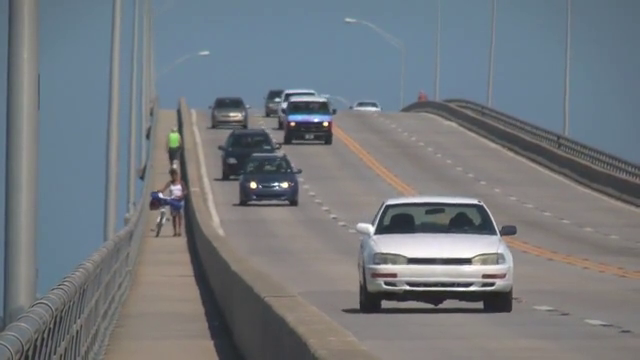
#> input picture frame 91 of Files/slow_traffic_small.mp4, 640 x 360 px, given in place of vtest.avi, which was not available
$ python Exercicio12.1BGS_FD.py
#> lines starting #> are read from the running program, lines starting #| are printed output that depends on the picture; after the words box and inside, x2 and y2 are one past the last pixel; in counts of white or black regions, pixels touching at a corner belong together; pictures that were not available may be replaced by others from this repository, and a replacement may not be noted
import os
import cv2
import numpy as np
import time

use_cam = False
folder ="Files"
file = "vtest.avi"

if use_cam:
    cap = cv2.VideoCapture()
else:
    cap = cv2.VideoCapture(os.path.join(folder, file))

if not(cap.isOpened()):
    cap.open(0)
ret, frame = cap.read()
#> frame is the input picture: shape (360, 640, 3); mean B, G, R 126.6, 121.2, 115.7

if use_cam:
    frame_mirror = frame[:, ::-1, :]
else:
    frame_mirror = frame

previous_frame = cv2.cvtColor(frame_mirror, cv2.COLOR_BGR2GRAY)
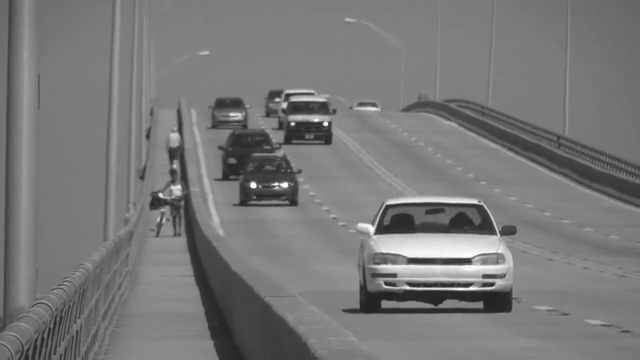
#> previous_frame: shape (360, 640); min 30, max 255, mean 120.1
threshold = 10
before = 0

def on_trackbar_threshold(val):
    global threshold
    threshold = val


cv2.namedWindow("Image")
cv2.createTrackbar("Threshold",
                   "Image",
                   threshold,
                   255,
                   on_trackbar_threshold)

while True:
    now = time.time()

    if now != before:
        fps = 1/ (now - before)
    else:
        fps = np.inf
    before = now

    ret, frame = cap.read()
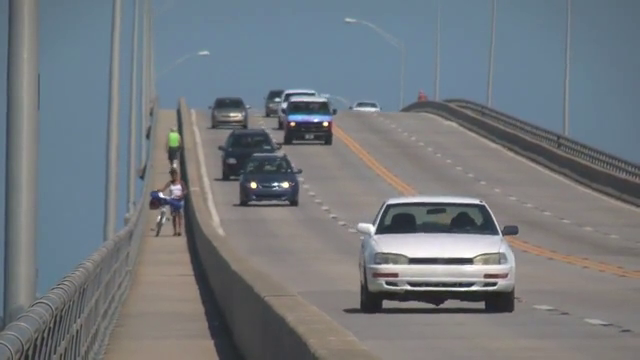
#> input picture frame 92 of Files/slow_traffic_small.mp4, 640 x 360 px, given in place of vtest.avi, which was not available
#> frame is the input picture: shape (360, 640, 3); mean B, G, R 126.3, 121.1, 115.4
    if ret:
        h, w, c = frame.shape
#> h = 360; w = 640; c = 3

        if use_cam:
            frame_mirror = frame[:, ::-1, :]
        else:
            frame_mirror = frame

        gray_image = cv2.cvtColor(frame_mirror, cv2.COLOR_BGR2GRAY)

        dif = np.abs(gray_image - previous_frame)
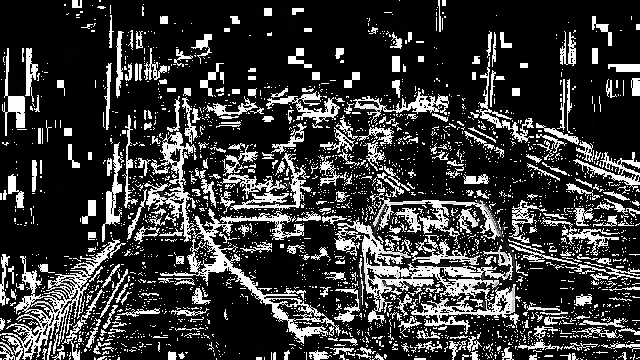
#> dif: shape (360, 640); min 0, max 255, mean 56.1
        _, fg_mask = cv2.threshold(src=dif,
                                   thresh=threshold,
                                   maxval=1,
                                   type=cv2.THRESH_BINARY)
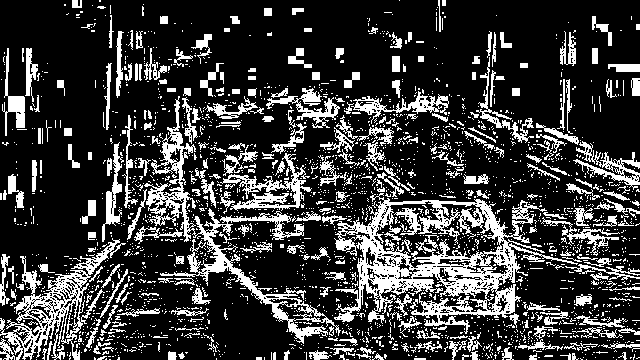
#> fg_mask: shape (360, 640); values 0 (black) and 1 (white), 23.1% white; 2423 white regions (2141 under 20 px), largest, box (x1, y1, x2, y2) and area: (334, 193, 578, 334) 10301, (144, 96, 341, 344) 5243, (0, 238, 126, 360) 3621
        segmented_image = frame_mirror.copy()
        segmented_image[:, :, 0] = segmented_image[:, :, 0] * fg_mask
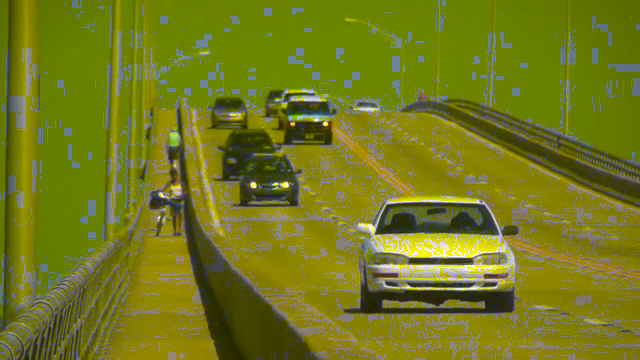
#> segmented_image: shape (360, 640, 3); mean B, G, R 27.5, 121.1, 115.4
        segmented_image[:, :, 1] = segmented_image[:, :, 1] * fg_mask
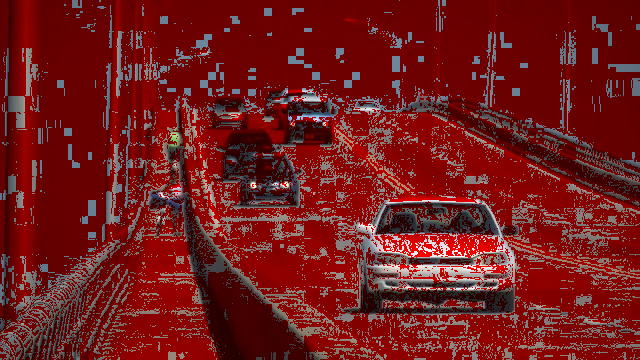
#> segmented_image: shape (360, 640, 3); mean B, G, R 27.5, 27.2, 115.4
        segmented_image[:, :, 2] = segmented_image[:, :, 2] * fg_mask
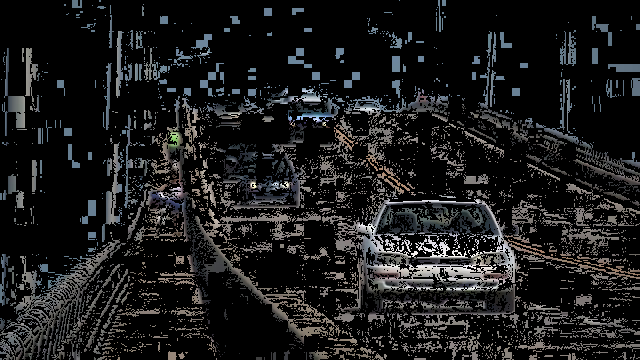
#> segmented_image: shape (360, 640, 3); mean B, G, R 27.5, 27.2, 27

        text_to_show = str(int(np.round(fps))) + " fps"
        cv2.putText(img=segmented_image,
                    text=text_to_show,
                    org=(5, 15),
                    fontFace=cv2.FONT_HERSHEY_SIMPLEX,
                    fontScale=0.5,
                    color=(0, 255, 0),
                    thickness=1)
#> segmented_image: shape (360, 640, 3); 0.04% of pixels changed, all inside (x1, y1, x2, y2) = (7, 5, 47, 20)

        cv2.imshow("Image", segmented_image)
        cv2.imshow("Dif", dif)
        cv2.imshow("Foreground Mask", fg_mask*255)

        previous_frame = gray_image

        if use_cam:
            c = cv2.waitKey(1)
        else:
            c = cv2.waitKey(33)
#> (key Esc is pressed here)

        if c == 27:
            break
    else:
        break

if cap.isOpened():
    cap.release()
cv2.destroyAllWindows()

$ run again, starting later in the video
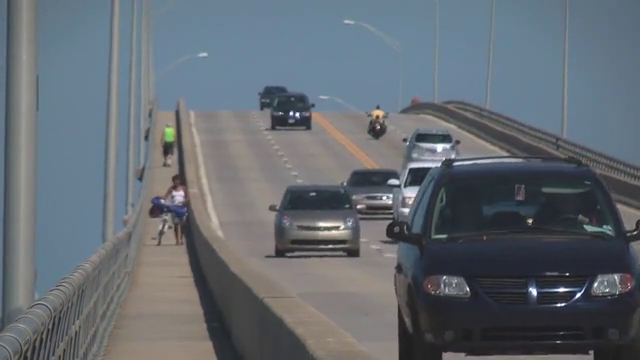
#> input picture frame 411 of Files/slow_traffic_small.mp4, 640 x 360 px, given in place of vtest.avi, which was not available
#> frame is the input picture: shape (360, 640, 3); mean B, G, R 113.8, 106.6, 99.3
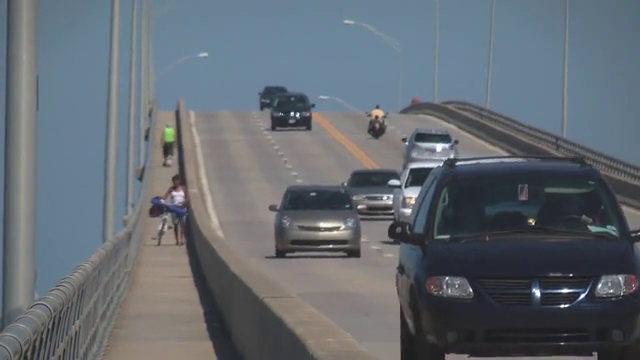
#> input picture frame 412 of Files/slow_traffic_small.mp4, 640 x 360 px, given in place of vtest.avi, which was not available
#> frame is the input picture: shape (360, 640, 3); mean B, G, R 113.7, 106.5, 99.2
#> fg_mask: shape (360, 640); values 0 (black) and 1 (white), 19.6% white; 1753 white regions (1580 under 20 px), largest, box (x1, y1, x2, y2) and area: (262, 120, 640, 360) 26738, (266, 96, 326, 141) 867, (157, 214, 196, 256) 487
#> `segmented_image[:, :, 2] = segmented_image[:, :, 2] * fg_mask`:
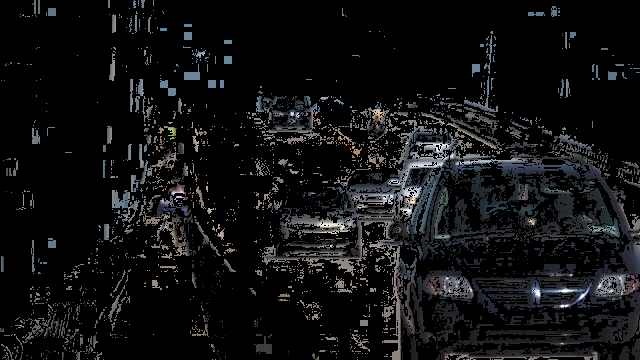
#> segmented_image: shape (360, 640, 3); mean B, G, R 17.7, 16.7, 16.3

$ run again, starting later in the video
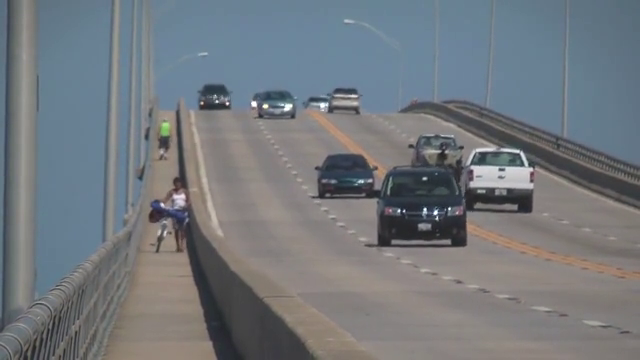
#> input picture frame 731 of Files/slow_traffic_small.mp4, 640 x 360 px, given in place of vtest.avi, which was not available
#> frame is the input picture: shape (360, 640, 3); mean B, G, R 125.5, 120.3, 115.1
#> `_, fg_mask = cv2.threshold(src=dif, thresh=threshold, maxval=1, type=c..`:
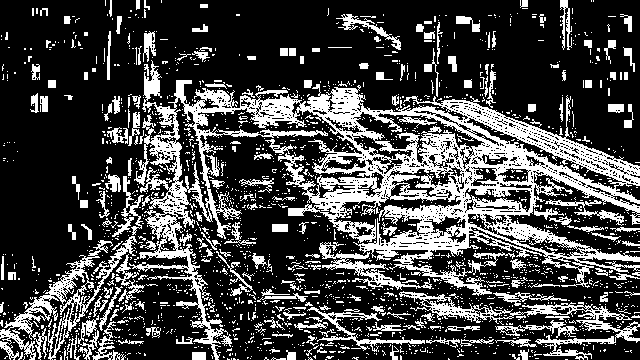
#> fg_mask: shape (360, 640); values 0 (black) and 1 (white), 27.3% white; 1969 white regions (1754 under 20 px), largest, box (x1, y1, x2, y2) and area: (129, 60, 640, 360) 34212, (0, 236, 137, 360) 3227, (399, 291, 640, 360) 2643
#> `segmented_image[:, :, 2] = segmented_image[:, :, 2] * fg_mask`:
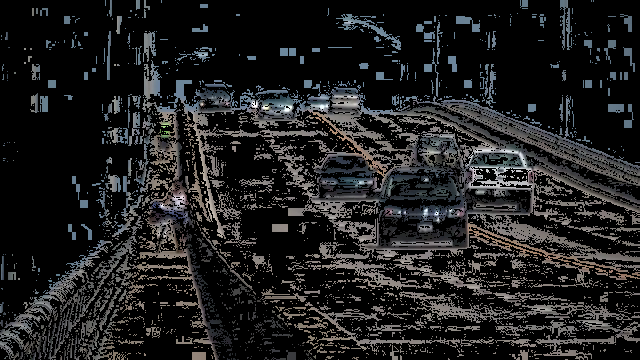
#> segmented_image: shape (360, 640, 3); mean B, G, R 31.5, 31.1, 31.1
